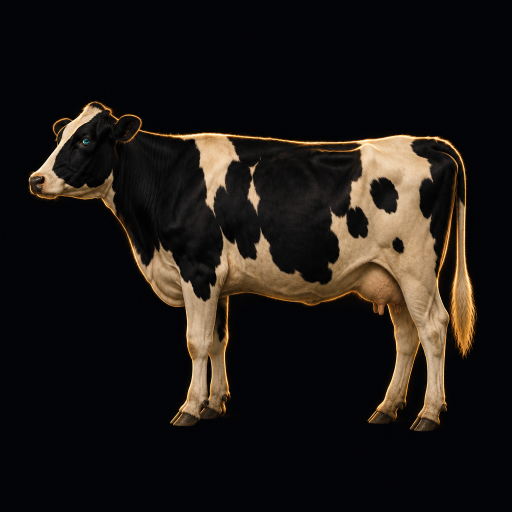
#> input picture plugins/cwo/design/art/cow-c.png, 1024 x 1024 px (shown at 1/2 size)
$ python make_art.py
#> lines starting #> are read from the running program, lines starting #| are printed output that depends on the picture; after the words box and inside, x2 and y2 are one past the last pixel; in counts of white or black regions, pixels touching at a corner belong together
#!/usr/bin/env python3
"""Regenerate every image the Cwo MPC skin uses: images/bg.png and the six filmstrips.

Usage: python3 -I mpc/make_art.py   (needs Pillow, numpy, scipy)

Page coordinates: the art line sits at y=86, so a faceplate pixel (x, y) is at (x, y + 86).
Layout of the stage (faceplate pixels):
  freq track   cx 640, y 44        blue dot travels along a track (knob "freq", 33 frames)
  halo arc     cx 640, y 70-260    level axis pulses it, freq axis marches it (key "act", 64 frames)
  cow          cx 640, hooves 546  static, from design/art/cow-c.png
  delay taps   cx 640, y 548       13 echo ticks spread along the floor line (knob "delay", 33 frames)
  sideband     cx 322, y 350       diamond, upper half = upper sideband (knob "sideband", 33 frames)
  fdback bars  cx 985, y 316       10 bars fill from the bottom (knob "fdback", 33 frames)
  mix ticks    cx 940, y 62, beside the MIX knob     12 ticks fill from the left, dry to wet (knob "mix", 33 frames)
"""
import math
from pathlib import Path

import numpy as np
from PIL import Image, ImageDraw, ImageFilter
from scipy import ndimage as ndi

HERE = Path(__file__).resolve().parent
IMG = HERE / "images"
ART = HERE.parent / "design" / "art" / "cow-c.png"
W, H = 1280, 630
PLATE = (0x07, 0x08, 0x0C)
BLUE, VIOLET, RED, MINT = (0x69, 0x8E, 0xFF), (0xA7, 0x7B, 0xFF), (0xFF, 0x4D, 0x5E), (0x2E, 0xF0, 0xA0)
TRACK = (0x23, 0x26, 0x2A)
SS = 3  # supersample factor for the strips


def rgba(c, a):
    return tuple(c) + (int(max(0, min(255, round(a)))),)


def smooth(x):
    x = max(0.0, min(1.0, x))
    return x * x * (3 - 2 * x)


# ---- geometry shared by bg and strips (faceplate pixels) -------------------------------------------------
FREQ = dict(cx=640, cy=44, w=380, h=44, pad=22)
ARC = dict(cx=640, cy=165, w=700, h=190, ecx=350, ecy=188, rx=300, ry=150, n=37, pitch=5.0)
TAPS = dict(cx=640, cy=530, w=620, h=40, x0=30, span=560, base=34, n=13)
SIDE = dict(cx=322, cy=350, w=90, h=120)
MIXS = dict(cx=940, cy=62, w=120, h=22, n=12, tw=4, th=14, pitch=10)
CYAN = (0x4F, 0xD8, 0xFF)
BARS = dict(cx=985, cy=316, w=56, h=310, n=10, bw=40, bh=11, pitch=29)
FLOOR_Y = 548
COW_W, COW_BASE = 470, 546


def sideband_lines():
    """The diamond: 3 lines above the middle (upper sideband), 3 below (lower), widest at the middle."""
    cx, cy = SIDE["w"] / 2, SIDE["h"] / 2
    widths = [26, 50, 62]
    gap = 12
    up = [(cx, cy - 6 - i * gap, widths[2 - i]) for i in range(3)]      # nearest the middle first
    low = [(cx, cy + 6 + i * gap, widths[2 - i]) for i in range(3)]
    return up, low


def cow_layer():
    src = Image.open(ART).convert("RGB").resize((636, 636), Image.LANCZOS)
    a = np.asarray(src).astype(np.float32)
    lum = a.max(axis=2)
    lit = lum > 34
#> lit: shape (636, 636) bool; 15.6% white; 100 white regions (86 under 20 px), largest, box (x1, y1, x2, y2) and area: (35, 125, 593, 536) 61424, (307, 200, 325, 269) 561, (370, 228, 402, 255) 259
    lit = ndi.binary_closing(lit, structure=np.ones((3, 3)), iterations=6)
#> lit: shape (636, 636) bool; 18.4% white; 4 white regions (3 under 20 px), largest, box (x1, y1, x2, y2) and area: (35, 125, 593, 536) 74235
    lit = ndi.binary_fill_holes(lit)
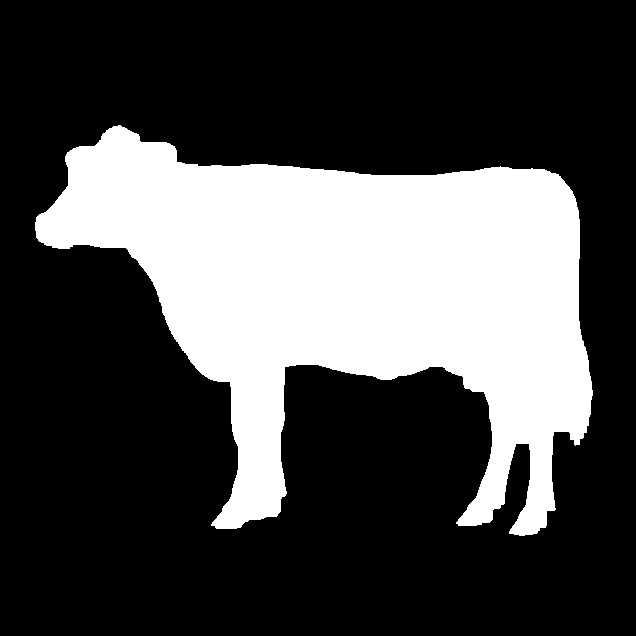
#> lit: shape (636, 636) bool; 28.8% white; 1 white region, box (x1, y1, x2, y2) and area: (35, 125, 593, 536) 116400
    lit = ndi.binary_opening(lit, structure=np.ones((3, 3)), iterations=2)
#> lit: shape (636, 636) bool; 28.8% white; 1 white region, box (x1, y1, x2, y2) and area: (35, 126, 593, 536) 116374
    lab, n = ndi.label(lit)
#> n = 1
    sizes = ndi.sum(lit, lab, range(1, n + 1))
#> sizes = [116374]
    cow = ndi.binary_fill_holes(lab == (1 + int(np.argmax(sizes))))
    soft = ndi.gaussian_filter(cow.astype(np.float32), 0.9)
    alpha = np.clip(soft * 1.25 - 0.1, 0, 1)
    ys, xs = np.where(alpha > 0.5)
    y0, y1, x0, x1 = ys.min(), ys.max() + 1, xs.min(), xs.max() + 1
#> y0 = 126; y1 = 536; x0 = 35; x1 = 593
    rgb = a[y0:y1, x0:x1] * alpha[y0:y1, x0:x1, None]
    img = Image.fromarray(np.clip(rgb, 0, 255).astype(np.uint8)).convert("RGBA")
    al = Image.fromarray((alpha[y0:y1, x0:x1] * 255).astype(np.uint8))
    img.putalpha(al)
    s = COW_W / img.width
    return img.resize((COW_W, round(img.height * s)), Image.LANCZOS)


def make_bg():
    bg = Image.new("RGBA", (W, H), PLATE + (255,))
    cow = cow_layer()
    bg.alpha_composite(cow, (640 - cow.width // 2, COW_BASE - cow.height))
    ov = Image.new("RGBA", (W, H), (0, 0, 0, 0))  # static marks go on an overlay so their alpha blends
#> ov: PIL image 1280x630 RGBA; every value is 0
    d = ImageDraw.Draw(ov)
    # floor line and its left end tick
    x0, x1 = 640 - TAPS["w"] // 2 + TAPS["x0"], 640 - TAPS["w"] // 2 + TAPS["x0"] + TAPS["span"]
    d.line([(x0, FLOOR_Y), (x1, FLOOR_Y)], fill=rgba(VIOLET, 120), width=2)
    # freq track: line, end ticks, centre tick
    fx0 = FREQ["cx"] - FREQ["w"] // 2 + FREQ["pad"]
    fx1 = FREQ["cx"] + FREQ["w"] // 2 - FREQ["pad"]
    fy = FREQ["cy"]
    d.line([(fx0, fy), (fx1, fy)], fill=TRACK + (255,), width=3)
    for x, hh in ((fx0, 8), (fx1, 8), ((fx0 + fx1) // 2, 11)):
        d.line([(x, fy - hh), (x, fy + hh)], fill=(0x3A, 0x40, 0x46, 255), width=2)
    # fdback bar slots
    bx = BARS["cx"] - BARS["bw"] // 2
    for i in range(BARS["n"]):
        y = BARS["cy"] + BARS["h"] // 2 - 14 - i * BARS["pitch"]
        d.rectangle([bx, y, bx + BARS["bw"], y + BARS["bh"]], outline=rgba(RED, 60), width=1)
    # mix tick slots
    mx0 = MIXS["cx"] - MIXS["w"] // 2
    for i in range(MIXS["n"]):
        x = mx0 + 5 + i * MIXS["pitch"]
        y = MIXS["cy"] - MIXS["th"] // 2
        d.rectangle([x, y, x + MIXS["tw"], y + MIXS["th"]], outline=rgba(CYAN, 70), width=1)
    # sideband diamond, dim
    up, low = sideband_lines()
    ox, oy = SIDE["cx"] - SIDE["w"] // 2, SIDE["cy"] - SIDE["h"] // 2
    for cx, cy, w in up + low:
        d.line([(ox + cx - w / 2, oy + cy), (ox + cx + w / 2, oy + cy)], fill=rgba(MINT, 55), width=3)
    bg.alpha_composite(ov)
    IMG.mkdir(exist_ok=True)
    bg.convert("RGB").save(IMG / "bg.png")


def new_frame(w, h):
    return Image.new("RGBA", (w * SS, h * SS), (0, 0, 0, 0))


def finish(im, w, h):
    return im.resize((w, h), Image.LANCZOS)


def save_strip(frames, name):
    w, h = frames[0].size
    sheet = Image.new("RGBA", (w, h * len(frames)), (0, 0, 0, 0))
    for i, f in enumerate(frames):
        sheet.paste(f, (0, i * h))
    assert sheet.height <= 12288, (name, sheet.height)
    sheet.save(IMG / name)


def glow_dot(layer, x, y, r, col):
    g = Image.new("RGBA", layer.size, (0, 0, 0, 0))
    ImageDraw.Draw(g).ellipse([(x - r * 2.2) * SS, (y - r * 2.2) * SS, (x + r * 2.2) * SS, (y + r * 2.2) * SS],
                              fill=rgba(col, 70))
    g = g.filter(ImageFilter.GaussianBlur(r * SS * 0.9))
    layer.alpha_composite(g)
    ImageDraw.Draw(layer).ellipse([(x - r) * SS, (y - r) * SS, (x + r) * SS, (y + r) * SS], fill=rgba(col, 255))


def freq_strip(n=33):
#> called with n = 33
    w, h, pad = FREQ["w"], FREQ["h"], FREQ["pad"]
    out = []
    for i in range(n):
        v = i / (n - 1)
        f = new_frame(w, h)
        d = ImageDraw.Draw(f)
        x = pad + v * (w - 2 * pad)
        y = h / 2
        if x > pad + 0.5:
            d.line([(pad * SS, y * SS), (x * SS, y * SS)], fill=rgba(BLUE, 235), width=int(3 * SS))
        glow_dot(f, x, y, 5.5, BLUE)
        out.append(finish(f, w, h))
#> after the loop, out = 33 items
    save_strip(out, "freq.png")
#> the loop in save_strip, `for i, f in enumerate(frames):` made 33 passes


def taps_strip(n=33):
#> called with n = 33
    w, h = TAPS["w"], TAPS["h"]
    out = []
    for i in range(n):
        v = i / (n - 1)
        f = new_frame(w, h)
        d = ImageDraw.Draw(f)
        sp = TAPS["span"] / (TAPS["n"] - 1) * (0.04 + 0.96 * v)
        for t in range(TAPS["n"]):
            x = TAPS["x0"] + t * sp
            hh = 15 if t >= 7 else 10
            fade = 1.0 - 0.35 * t / (TAPS["n"] - 1)
            d.line([(x * SS, TAPS["base"] * SS), (x * SS, (TAPS["base"] - hh) * SS)], fill=rgba(VIOLET, 255 * fade),
                   width=int(2.4 * SS))
        out.append(finish(f, w, h))
#> f: PIL image 1860x120 RGBA
#> after the loop, out = 33 items
    save_strip(out, "delay.png")
#> the loop in save_strip (call 2), `for i, f in enumerate(frames):` made 33 passes


def bars_strip(n=33):
#> called with n = 33
    w, h = BARS["w"], BARS["h"]
    out = []
    for i in range(n):
        v = i / (n - 1)
        c = v * BARS["n"]
        f = new_frame(w, h)
        d = ImageDraw.Draw(f)
        bx = (w - BARS["bw"]) / 2
        for k in range(BARS["n"]):
            a = max(0.0, min(1.0, c - k))
            if a <= 0:
                continue
            y = h - 14 - k * BARS["pitch"]
            d.rectangle([bx * SS, y * SS, (bx + BARS["bw"]) * SS, (y + BARS["bh"]) * SS],
                        fill=rgba(RED, 60 + 195 * a))
        out.append(finish(f, w, h))
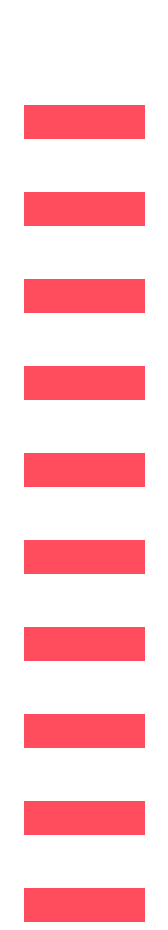
#> f: PIL image 168x930 RGBA; mean R, G, B, A 67.1, 20.3, 24.8, 67.1; transparent parts drawn white
#> after the loop, out = 33 items
    save_strip(out, "fdback.png")


def mix_strip(n=33):
#> called with n = 33
    w, h = MIXS["w"], MIXS["h"]
    out = []
    for i in range(n):
        c = i / (n - 1) * MIXS["n"]
        f = new_frame(w, h)
        d = ImageDraw.Draw(f)
        for k in range(MIXS["n"]):
            a = max(0.0, min(1.0, c - k))
            if a <= 0:
                continue
            x = 5 + k * MIXS["pitch"]
            y = (h - MIXS["th"]) / 2
            d.rectangle([x * SS, y * SS, (x + MIXS["tw"]) * SS, (y + MIXS["th"]) * SS], fill=rgba(CYAN, 70 + 185 * a))
        out.append(finish(f, w, h))
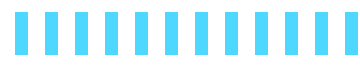
#> f: PIL image 360x66 RGBA; mean R, G, B, A 22.3, 61, 72, 72; transparent parts drawn white
#> after the loop, out = 33 items
    save_strip(out, "mix.png")
#> call 4 of save_strip, with name = 'mix.png'
#> the loop in save_strip (call 4), `for i, f in enumerate(frames):` made 33 passes
#> after the loop in save_strip (call 4), `for i, f in enumerate(frames):`:
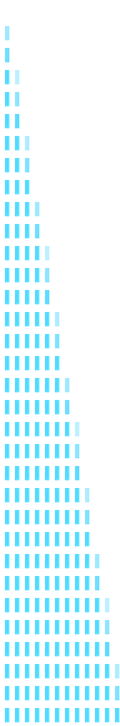
#> sheet: PIL image 120x726 RGBA; mean R, G, B, A 21.5, 71.3, 82.6, 36.8; transparent parts drawn white


def side_strip(n=33):
#> called with n = 33
    w, h = SIDE["w"], SIDE["h"]
    up, low = sideband_lines()
    out = []
    for i in range(n):
        s = i / (n - 1)  # 1 = upper sideband only, 0 = lower only, 0.5 = ring modulation (both)
        f = new_frame(w, h)
        d = ImageDraw.Draw(f)
        for lines, amt in ((up, s), (low, 1 - s)):
            if amt <= 0.02:
                continue
            for cx, cy, lw in lines:
                d.line([((cx - lw / 2) * SS, cy * SS), ((cx + lw / 2) * SS, cy * SS)],
                       fill=rgba(MINT, 40 + 215 * smooth(amt * 1.0)), width=int(3.4 * SS))
        out.append(finish(f, w, h))
#> this loop made 33 passes
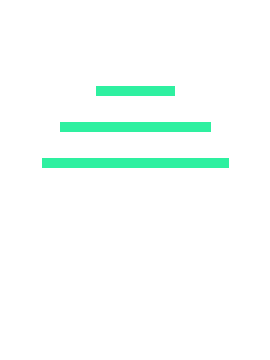
#> f: PIL image 270x360 RGBA; mean R, G, B, A 2, 10.3, 6.9, 10.9; transparent parts drawn white
#> after the loop, out = 33 items
    save_strip(out, "sideband.png")
#> the loop in save_strip (call 5), `for i, f in enumerate(frames):` made 33 passes
#> after the loop in save_strip (call 5), `for i, f in enumerate(frames):`:
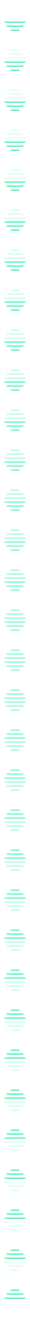
#> sheet: PIL image 90x3960 RGBA (shown at 1/3 size); mean R, G, B, A 6.6, 41.3, 27.2, 12.8; transparent parts drawn white


def arc_strip(ks=8, ls=8):
#> called with ks = 8, ls = 8
    w, h = ARC["w"], ARC["h"]
    cols = [VIOLET, MINT, RED, BLUE]
#> cols = [(167, 123, 255), (46, 240, 160), (255, 77, 94), (105, 142, 255)]
    out = []
    for k in range(ks):
        shift = k / ks * 4 * ARC["pitch"]  # one colour cycle (4 ticks) over the 8 knob steps, so it wraps cleanly
        for l in range(ls):
            lv = l / (ls - 1)
            f = new_frame(w, h)
            d = ImageDraw.Draw(f)
            if lv > 0:  # soft bloom under the ticks
                bloom = Image.new("RGBA", f.size, (0, 0, 0, 0))
                bd = ImageDraw.Draw(bloom)
                e = [(ARC["ecx"] - ARC["rx"] - 10) * SS, (ARC["ecy"] - ARC["ry"] - 10) * SS,
                     (ARC["ecx"] + ARC["rx"] + 10) * SS, (ARC["ecy"] + ARC["ry"] + 10) * SS]
                bd.arc(e, 180, 360, fill=rgba(BLUE, 60 * lv), width=int(16 * SS))
                f.alpha_composite(bloom.filter(ImageFilter.GaussianBlur(10 * SS)))
            for t in range(-4, ARC["n"] + 4):
                ang = 180.0 + t * ARC["pitch"] + shift  # 180 = left base, 360 = right base
                if ang < 180.0 or ang > 360.0:
                    continue
                edge = smooth(min(ang - 180.0, 360.0 - ang) / 14.0)
                th = math.radians(ang)
                c, s_ = math.cos(th), math.sin(th)
                # outward normal of the ellipse
                nx, ny = c / ARC["rx"], s_ / ARC["ry"]
                nn = math.hypot(nx, ny)
                nx, ny = nx / nn, ny / nn
                px, py = ARC["ecx"] + ARC["rx"] * c, ARC["ecy"] + ARC["ry"] * s_
                length = 8 + 18 * lv
                col = cols[t % 4]
                alpha = (46 + 200 * lv) * edge
                d.line([(px * SS, py * SS), ((px + nx * length) * SS, (py + ny * length) * SS)], fill=rgba(col, alpha),
                       width=int(2.6 * SS))
            out.append(finish(f, w, h))
#> this loop made 8 passes
#> shift on passes 2 to 3: 2.5, 5
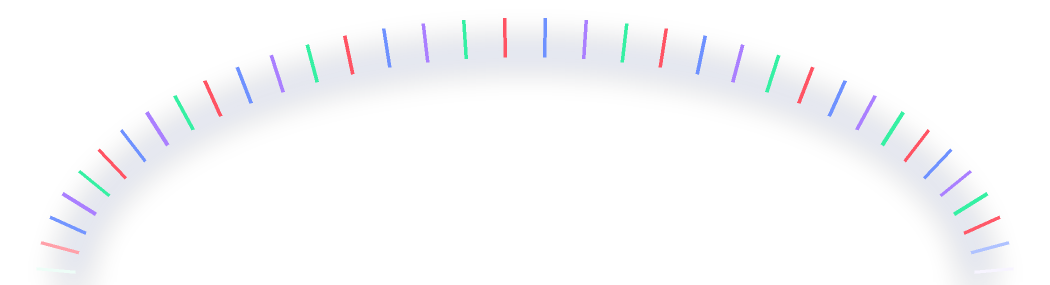
#> f: PIL image 2100x570 RGBA (shown at 1/2 size); mean R, G, B, A 10.7, 13.7, 23.5, 8.5; transparent parts drawn white
    save_strip(out, "act.png")


if __name__ == "__main__":
    make_bg()
    freq_strip()
    taps_strip()
    bars_strip()
    mix_strip()
    side_strip()
    arc_strip()
    print("ok")

$ run again, with plugins/cwo/design/art/cow-b.png copied over plugins/cwo/design/art/cow-c.png
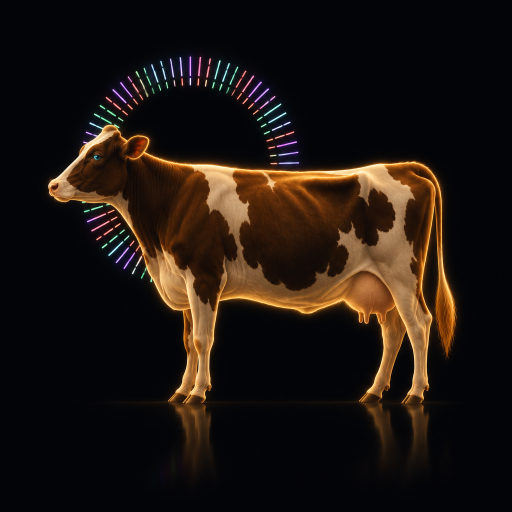
#> input picture plugins/cwo/design/art/cow-b.png, 1024 x 1024 px (shown at 1/2 size)
#> in cow_layer, `lit = ndi.binary_fill_holes(lit)`:
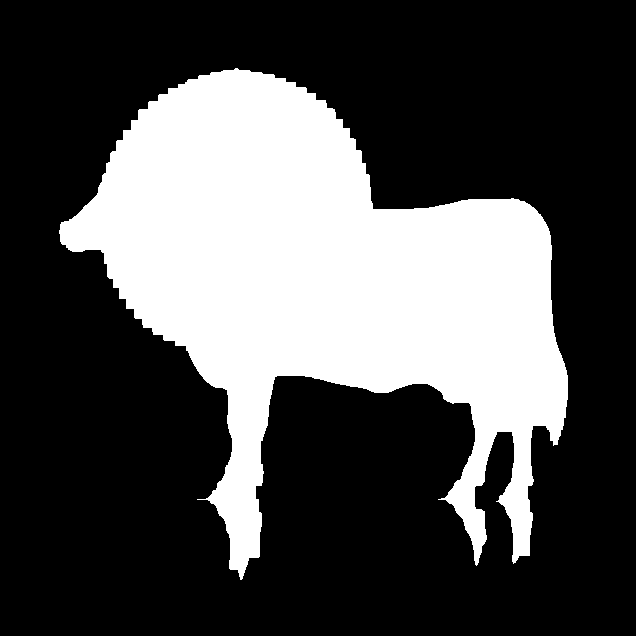
#> lit: shape (636, 636) bool; 30.3% white; 1 white region, box (x1, y1, x2, y2) and area: (59, 68, 568, 580) 122482
#> lab: shape (636, 636) int32; values 0 (black) and 1 (white), 30.3% white; 1 white region, box (x1, y1, x2, y2) and area: (60, 69, 568, 576) 122393
#> n = 1
#> sizes = [122393]
#> y0 = 69; y1 = 576; x0 = 60; x1 = 568
#> in make_bg, `bg.convert("RGB").save(IMG / "bg.png")`:
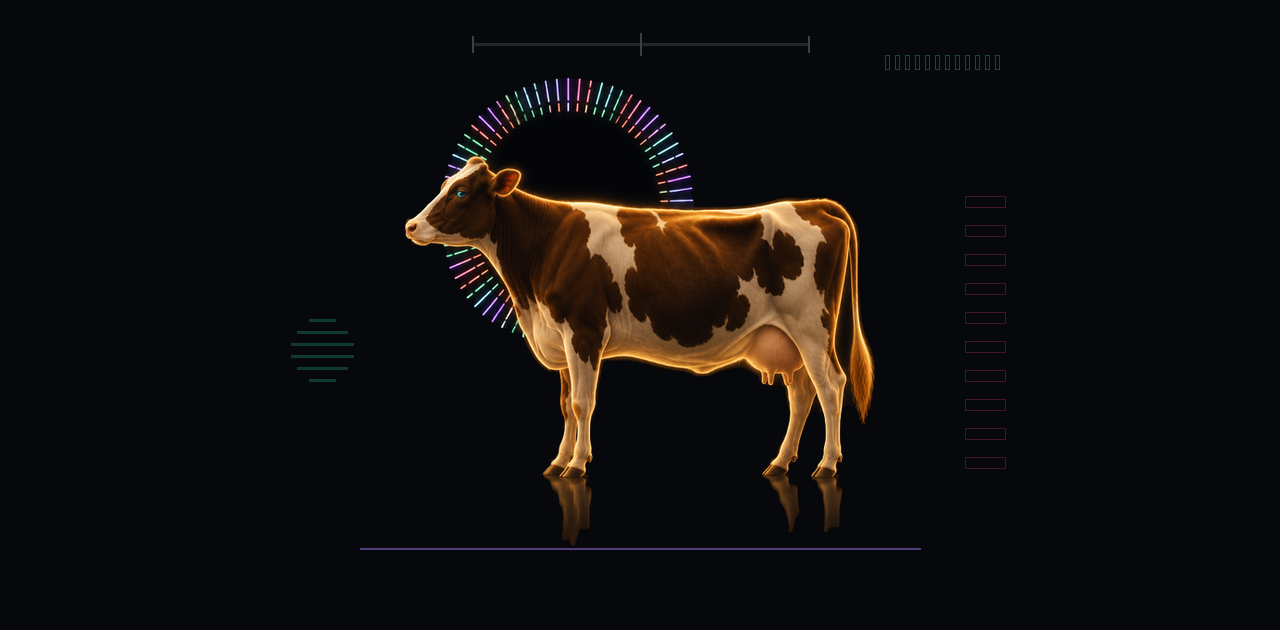
#> saved as bg.png: PIL image 1280x630 RGB; mean R, G, B 17.9, 14.9, 15.2
#> after the loop in freq_strip, `for i in range(n):`: out = 33 items
#> the loop in save_strip, `for i, f in enumerate(frames):` made 33 passes
#> the loop in save_strip (call 2), `for i, f in enumerate(frames):` made 33 passes
#> the loop in side_strip, `for i in range(n):` made 33 passes
#> cols = [(167, 123, 255), (46, 240, 160), (255, 77, 94), (105, 142, 255)]
#> the loop in arc_strip, `for k in range(ks):` made 8 passes
#> shift on passes 2 to 3: 2.5, 5
